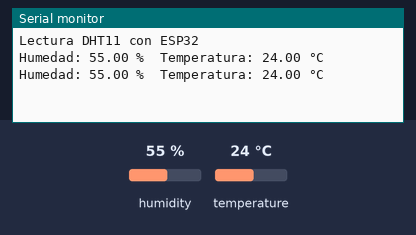
This sketch was run on a simulated ESP32. Shown: the last lines printed to the serial monitor. The inputs (shaded band) are chosen by the test bench; at power-on: humidity 55 %, temperature 24 °C.

Above: at 4.8 s.
4.9 s: humidity set to 22 %
At 7.2 s:
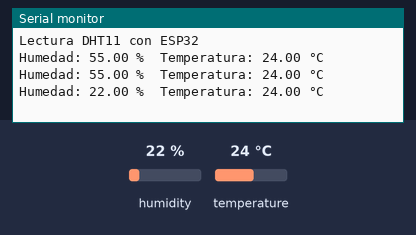
7.9 s: temperature set to 12 °C
At 8.4 s:
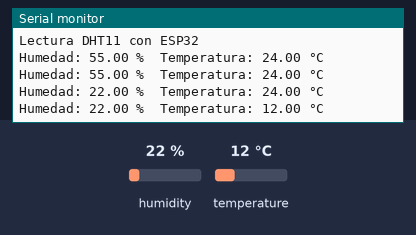
10.9 s: humidity set to 40 %
At 13.2 s:
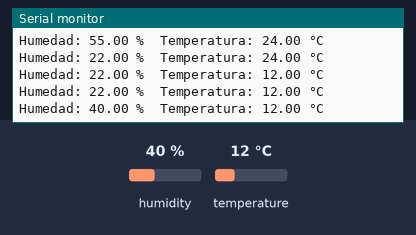
Timing chart, 0 to 14.7 s (numbered marks = the images above; inputs shaded):
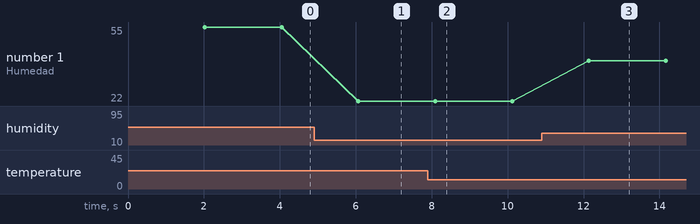

The sketch:

003_esp32_dht11.ino
```cpp
#include "DHT.h"

#define DHTPIN 4        // Pin donde conectas DATA
#define DHTTYPE DHT11   // Tipo de sensor

DHT dht(DHTPIN, DHTTYPE);

void setup() {
  Serial.begin(115200);
  Serial.println("Lectura DHT11 con ESP32");
  dht.begin();
}

void loop() {
  delay(2000); // El DHT11 es lento

  float humedad = dht.readHumidity();
  float temperatura = dht.readTemperature(); // Celsius

  if (isnan(humedad) || isnan(temperatura)) {
    Serial.println("Error al leer el sensor DHT11");
    return;
  }

  Serial.print("Humedad: ");
  Serial.print(humedad);
  Serial.print(" %\t");

  Serial.print("Temperatura: ");
  Serial.print(temperatura);
  Serial.println(" °C");
}
```

Measured:
- after the input at 4.9 s, the serial monitor: prints a new line after 1.2 s (image 1)
- after the input at 7.9 s, the serial monitor: prints a new line after 0.19 s (image 2)
- after the input at 10.9 s, the serial monitor: prints a new line after 1.2 s (image 3)
- plotted number 1: 55 → 22 after the input at 4.9 s, 22 → 40 after the input at 10.9 s
